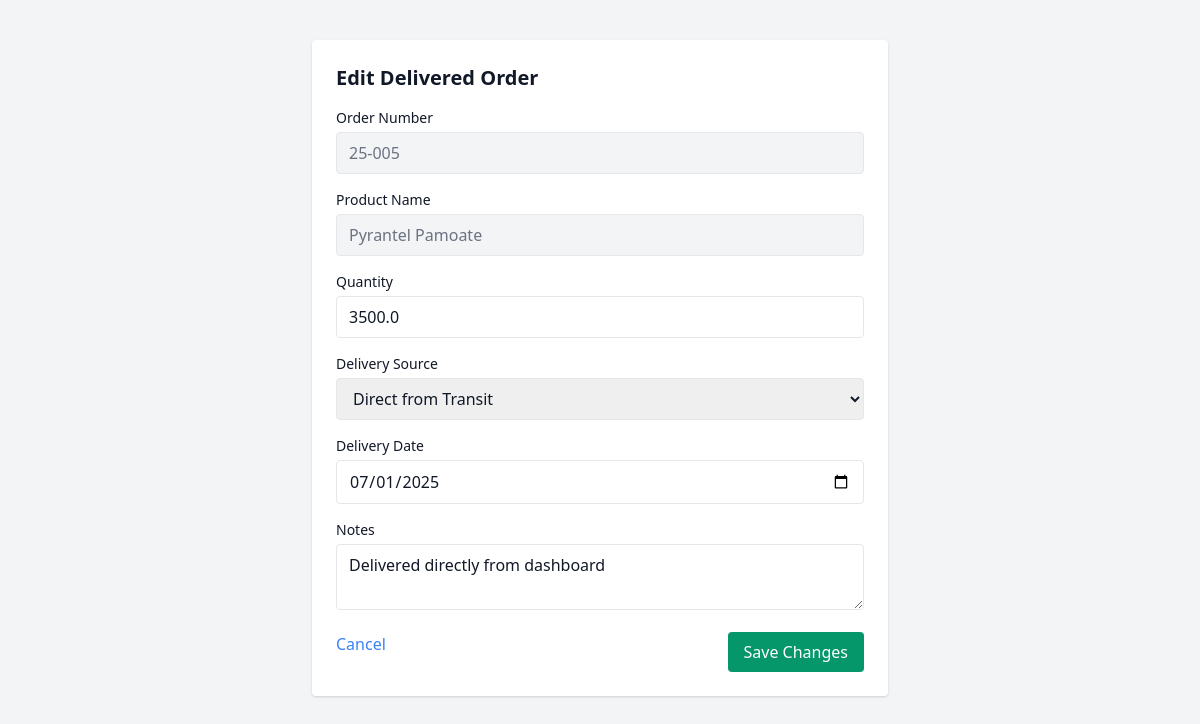
Page /delivered/edit/53 (signed in) on the committed database.
### app/models.py (models this page shows)
class DeliveredGoods(db.Model):
    id = db.Column(db.Integer, primary_key=True)
    user_id = db.Column(db.Integer, db.ForeignKey('user.id'), nullable=False)
    order_number = db.Column(db.String(50), nullable=False)
    product_name = db.Column(db.String(100), nullable=False)
    quantity = db.Column(db.String(50), nullable=False)
    delivery_source = db.Column(db.String(50), nullable=False)
    delivery_date = db.Column(db.String(10), nullable=False)
    transport = db.Column(db.String(20))
    notes = db.Column(db.String(120))
    pod_filename = db.Column(db.String(120))
    warehouse_address = db.Column(db.String(255))
    client = db.Column(db.String(255))
    pos_no = db.Column(db.String(50))
    customer_ref = db.Column(db.String(50))

### app/routes/delivered_routes.py (the view, shortened to what this page needs)
@delivered_bp.route('/delivered/edit/<int:item_id>', methods=['GET', 'POST'])
@login_required
def edit_delivered(item_id):
    item = DeliveredGoods.query.get_or_404(item_id)
    if not can_edit(current_user.role):
        flash("Access denied.", "danger")
        return redirect(url_for('delivered.delivered'))
    return render_template('edit_delivered.html', item=item)

### app/roles.py (called while the page is built)
def can_edit(role):
    return ROLE_PERMISSIONS.get(role, {}).get('can_edit', False)

### app/routes/__init__.py (called while the page is built)
def inject_globals():
    return dict(current_user=current_user, current_path=request.path)

### app/templates/edit_delivered.html (shortened to what this page needs)
<!DOCTYPE html>
<html lang="en">
<head>
    <link href="https://cdn.jsdelivr.net/npm/tailwindcss@2.2.19/dist/tailwind.min.css" rel="stylesheet">
</head>
<body class="bg-gray-100 dark:bg-gray-900 text-gray-900 dark:text-gray-100">
    <div class="max-w-xl mx-auto mt-10 bg-white dark:bg-gray-800 p-6 rounded shadow">
        <h2 class="text-xl font-bold mb-4">Edit Delivered Order</h2>
        <form method="POST">
            <div class="mb-4">
                <label class="block text-sm mb-1">Order Number</label>
                <input type="text" name="order_number" value="{{ item.order_number }}" readonly
                    class="w-full px-3 py-2 border rounded bg-gray-100 dark:bg-gray-700 text-gray-500" />
            </div>
            <div class="mb-4">
                <label class="block text-sm mb-1">Product Name</label>
                <input type="text" name="product_name" value="{{ item.product_name }}" readonly
                    class="w-full px-3 py-2 border rounded bg-gray-100 dark:bg-gray-700 text-gray-500" />
            </div>
            <div class="mb-4">
                <label class="block text-sm mb-1">Quantity</label>
                <input type="number" name="quantity" value="{{ item.quantity }}" class="w-full px-3 py-2 border rounded"
                    required />
            </div>
            <div class="mb-4">
                <label class="block text-sm mb-1">Delivery Source</label>
                <select name="delivery_source" class="w-full px-3 py-2 border rounded" required>
                    <option value="Direct from Transit" {% if item.delivery_source=='Direct from Transit' %}selected{%
                        endif %}>Direct from Transit</option>
                </select>
            </div>
            <div class="mb-4">
                <label class="block text-sm mb-1">Delivery Date</label>
                <input type="date" name="delivery_date" value="{{ item.delivery_date }}"
                    class="w-full px-3 py-2 border rounded" required />
            </div>
            <div class="mb-4">
                <label class="block text-sm mb-1">Notes</label>
                <textarea name="notes"
                    class="w-full px-3 py-2 border rounded dark:bg-gray-700">{{ item.notes }}</textarea>
            </div>
            <div class="flex justify-between">
                <a href="{{ url_for('delivered.delivered') }}" class="text-blue-500 hover:underline">Cancel</a>
                <button type="submit" class="bg-green-600 text-white px-4 py-2 rounded hover:bg-green-700">Save
                    Changes</button>
            </div>
        </form>
    </div>
</body>
</html>

### rows in the picture
DeliveredGoods: order_number "25-005", product_name "Pyrantel Pamoate", quantity "3500.0", delivery_source "Direct from Transit", delivery_date "07/01/2025", notes "Delivered directly from dashboard"
